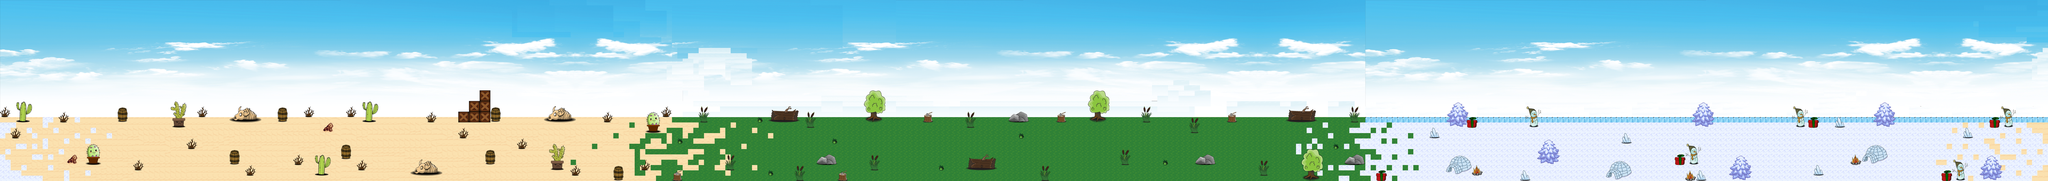

A 2D game scene composited from a Tiled map and its tileset images. What follows is a short description and the map's XML, with each tile layer's data collapsed to a summary:
An orthogonal 384x34 tile map with 20x20 px tiles, 2 tile layers (Tile Layer 1, object1), 16 tilesets.

<map version="1.0" tiledversion="1.0.3" orientation="orthogonal" renderorder="right-down" width="384" height="34" tilewidth="20" tileheight="20" nextobjectid="1">
 <tileset firstgid="1" source="desertei.tsx" />
 <tileset firstgid="4353" source="../tilemap/forest/Background2.tsx" />
 <tileset firstgid="6245" source="../tilemap/forest/หญ้าดอก.tsx" />
 <tileset firstgid="6251" source="../tilemap/forest/หญ้า.tsx" />
 <tileset firstgid="6252" source="../tilemap/forest/ท่อนซุง.tsx" />
 <tileset firstgid="6270" source="../tilemap/forest/ต้นไม้.tsx" />
 <tileset firstgid="6294" source="../tilemap/forest/ตอไม้ปักขวาน.tsx" />
 <tileset firstgid="6298" source="../tilemap/forest/ก้อนหิน.tsx" />
 <tileset firstgid="6306" source="../tilemap/winter/IceBox.tsx" />
 <tileset firstgid="6310" source="../tilemap/winter/bg.tsx" />
 <tileset firstgid="6374" source="../tilemap/winter/Ice-Piece.tsx" />
 <tileset firstgid="6378" source="../tilemap/winter/Tree snow.tsx" />
 <tileset firstgid="6432" source="../tilemap/winter/Gift.tsx" />
 <tileset firstgid="6436" source="../tilemap/winter/Camp-Fire.tsx" />
 <tileset firstgid="6440" source="../tilemap/winter/SnowHouse.tsx" />
 <tileset firstgid="6460" source="../tilemap/winter/Snowman.tsx" />
 <layer name="Tile Layer 1" width="384" height="34">
  <data>[13056 cells, 13056 non-empty, 4243 distinct tile ids]</data>
 </layer>
 <layer name="object1" width="384" height="34">
  <data>[13056 cells, 590 non-empty, 130 distinct tile ids]</data>
 </layer>
</map>
